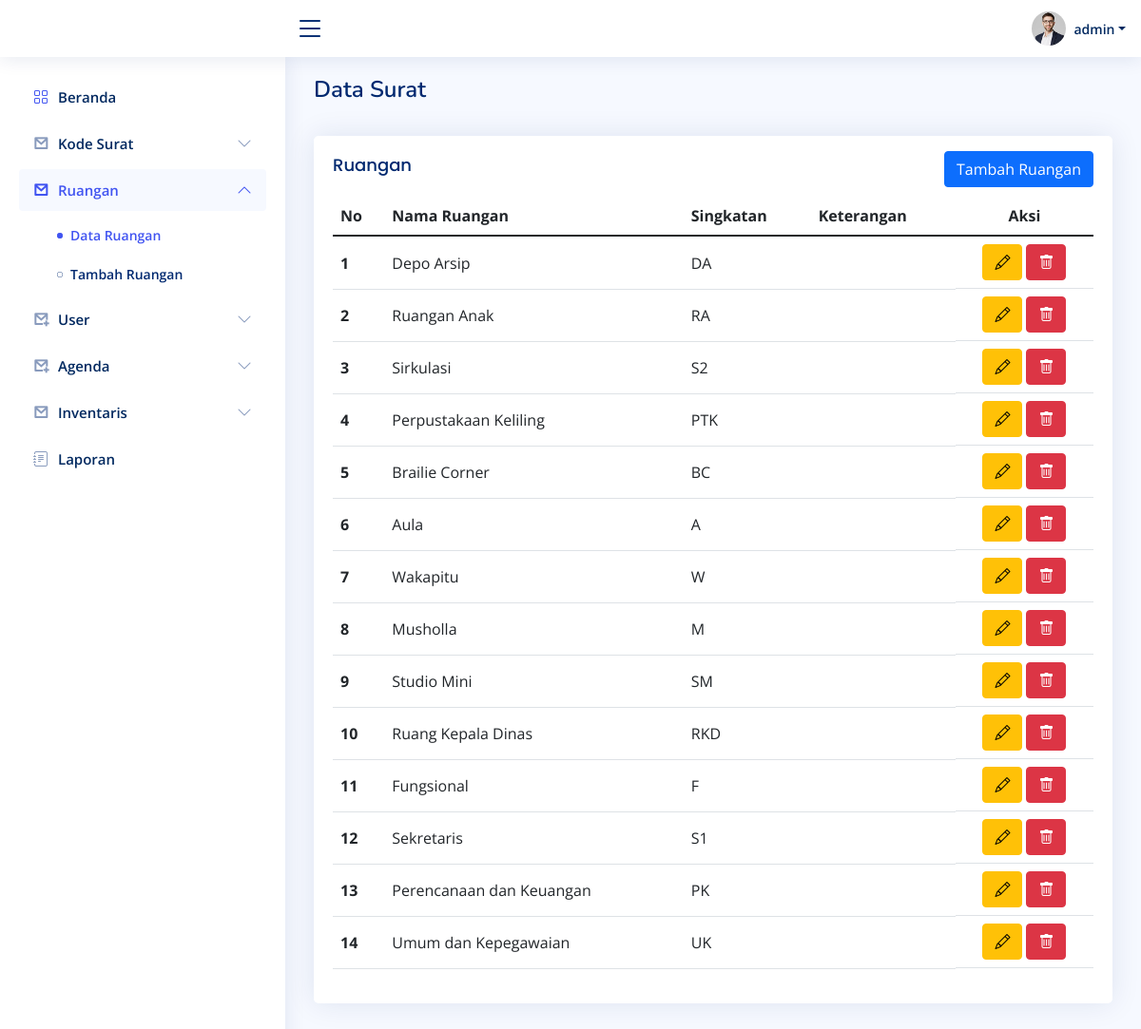
Screenshot of /index.php?page=ruangan&item=tampil_ruangan (signed in) with the database file from the repository.
### tables this page shows
CREATE TABLE `tabel_ruangan` (
    id_ruangan INT NOT NULL AUTO_INCREMENT,
    nama_ruangan VARCHAR(255) NOT NULL,
    singkatan VARCHAR(10) UNIQUE NOT NULL,
    fasilitas VARCHAR(255) NOT NULL,
    keterangan VARCHAR(255) NULL,
    PRIMARY KEY(id_ruangan)
);

### ruangan/halaman_tampil_ruangan.php (the view, shortened to what this page needs)
<main id="main" class="main">
  <div class="pagetitle">
    <h1>Data Surat</h1>
  </div>
  <br>
  <section class="section">
    <div class="row">
      <div class="col-lg-12">
        <div class="card">
          <div class="card-body">
            <div class="d-flex">
              <h5 class="card-title" style="flex: 1;">Ruangan</h5>
              <div class="pt-3">
                <a href="" class="btn btn-primary">Tambah Ruangan</a>
              </div>
            </div>
            <table class="table datatable">
              <thead>
                <tr>
                  <th scope="col">No</th>
                  <th scope="col">Nama Ruangan</th>
                  <th scope="col">Singkatan</th>
                  <th scope="col">Keterangan</th>
                  <th scope="col" class="text-center">Aksi</th>
                </tr>
              </thead>
              <tbody>
                <?php
                require_once "koneksi.php";
                $no = 1;
                $sql = "SELECT * FROM tabel_ruangan ORDER BY id_ruangan DESC";
                $result = $mysqli->query($sql);
                ?>
                <?php while ($row = $result->fetch_assoc()) : ?>
                  <tr>
                    <th class="align-middle" scope="row"><?= $no++; ?></th>
                    <td class="align-middle"><?= $row['nama_ruangan']; ?></td>
                    <td class="align-middle"><?= $row['singkatan']; ?></td>
                    <td class="align-middle"><?= $row['keterangan']; ?></td>
                    <td class="d-flex justify-content-center gap-1">
                      <a href="index.php?page=ruangan&item=edit_ruangan&id_ruangan=<?= $row['id_ruangan']; ?>" class="btn btn-warning"><i class="bi bi-pencil"></i></a>
                      <a href="index.php?page=ruangan&item=delete_ruangan&id_ruangan=<?= $row['id_ruangan']; ?>" class="btn btn-danger" onclick="return confirm('Yakin ingin menghapus data ini?')"><i class="bi bi-trash"></i></a>
                    </td>
                  </tr>
                <?php endwhile; ?>
              </tbody>
            </table>
          </div>
        </div>
      </div>
    </div>
  </section>
</main>

### assets/css/style.css (style rules this page uses)
:root { scroll-behavior: smooth; }
body { font-family: "Open Sans", sans-serif; background: #f6f9ff; color: #444444; }
a { color: #4154f1; text-decoration: none; }
h1, h2, h3, h4, h5, h6 { font-family: "Nunito", sans-serif; }
#main { margin-top: 60px; padding: 20px 30px; transition: all 0.3s; }
.pagetitle { margin-bottom: 10px; }
.pagetitle h1 { font-size: 24px; margin-bottom: 0; font-weight: 600; color: #012970; }
.card { margin-bottom: 30px; border: none; border-radius: 5px; box-shadow: 0px 0 30px rgba(1, 41, 112, 0.1); overflow: hidden; }
.card-title { padding: 20px 0 15px 0; font-size: 18px; font-weight: 500; color: #012970; font-family: "Poppins", sans-serif; }
.card-body { padding: 0 20px 20px 20px; }
@media (min-width: 1200px) { #main, #footer { margin-left: 300px; } }

### rows the page displays
tabel_ruangan: nama_ruangan "Depo Arsip", singkatan "DA"
tabel_ruangan: nama_ruangan "Ruangan Anak", singkatan "RA"
tabel_ruangan: nama_ruangan "Sirkulasi", singkatan "S2"
tabel_ruangan: nama_ruangan "Perpustakaan Keliling", singkatan "PTK"
tabel_ruangan: nama_ruangan "Brailie Corner", singkatan "BC"
tabel_ruangan: nama_ruangan "Aula", singkatan "A"
tabel_ruangan: nama_ruangan "Wakapitu", singkatan "W"
tabel_ruangan: nama_ruangan "Musholla", singkatan "M"
tabel_ruangan: nama_ruangan "Studio Mini", singkatan "SM"
tabel_ruangan: nama_ruangan "Ruang Kepala Dinas", singkatan "RKD"
tabel_ruangan: nama_ruangan "Fungsional", singkatan "F"
tabel_ruangan: nama_ruangan "Sekretaris", singkatan "S1"
tabel_ruangan: nama_ruangan "Perencanaan dan Keuangan", singkatan "PK"
tabel_ruangan: nama_ruangan "Umum dan Kepegawaian", singkatan "UK"

### other values shown
$_SESSION['nama_user'] "admin"
